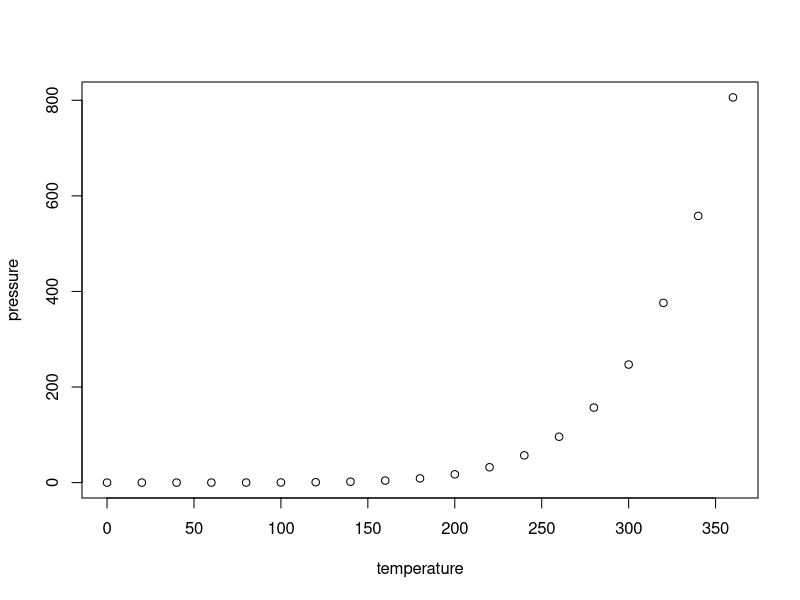
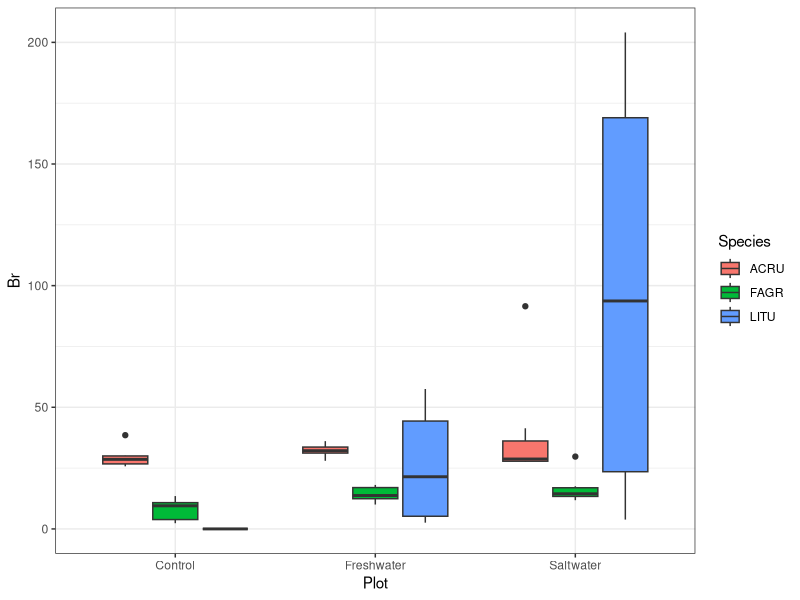
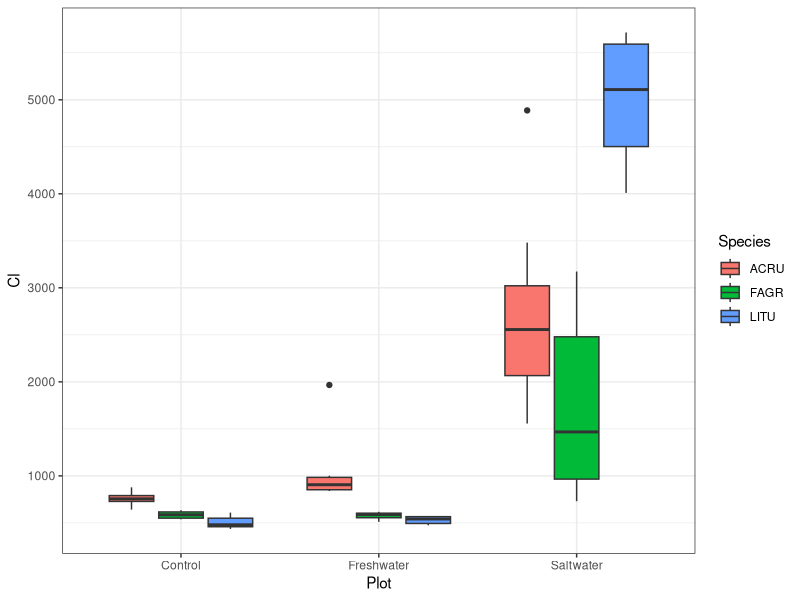
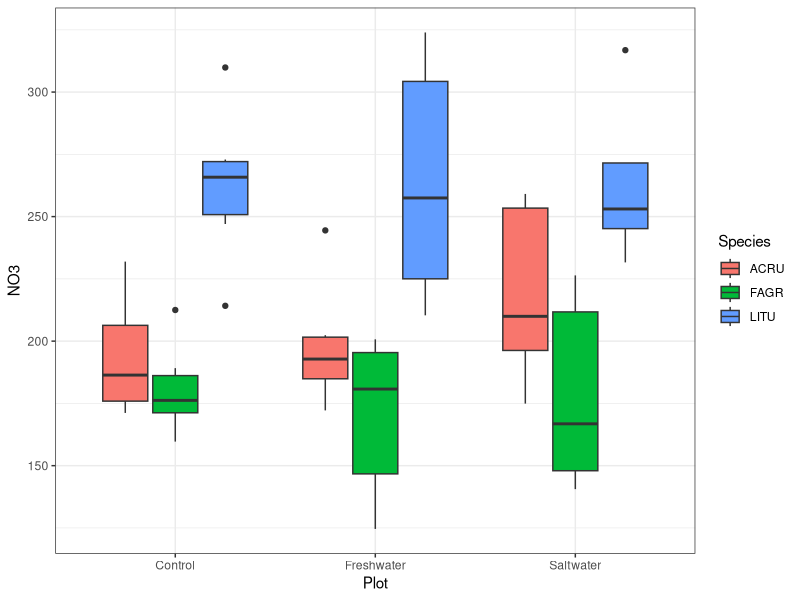
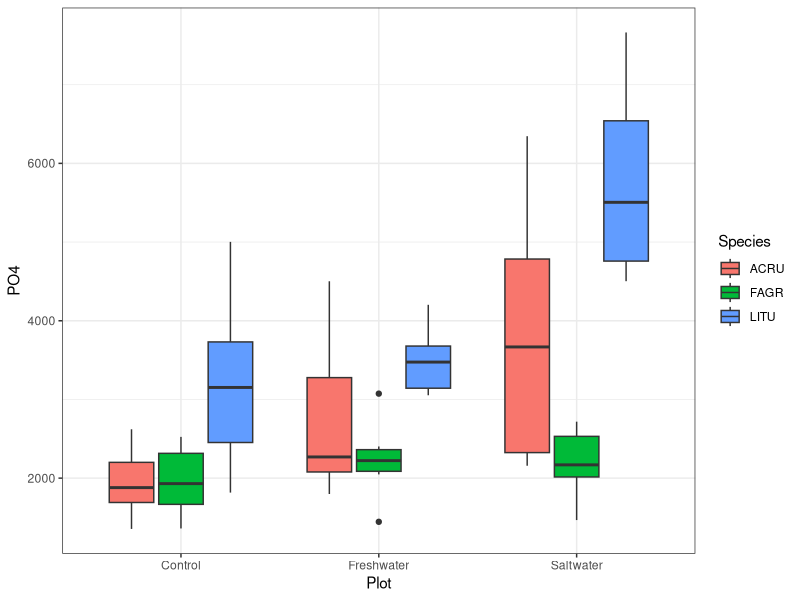
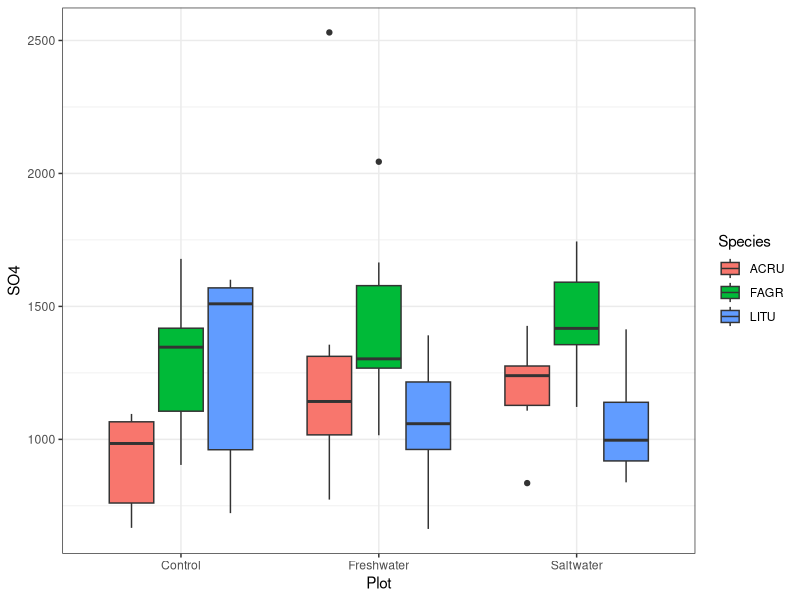

The R script that drew these images, in order:
## ---- chunk 1
knitr::opts_chunk$set(echo = TRUE)
## ---- chunk 2
plot(pressure)
## ---- chunk 3
#general (from photosynthesis project, some might be unusued)
library(lubridate)
library(ggplot2)
library(dplyr)
library(tidyverse)
## ---- chunk 4
data <- read_csv("Data/TEMPEST_LeafSampleList_ISO_Ions_202605 - forR(SampleList).csv") |> 
  head(56) #kept returning 999 blank rows for some reason?
#i did cheat and manually add a plot column. seemed faster than trying to figure out the r verison

#get mean and sd for each isotope grouped by species and plot
grouped_data <- data |>
  group_by(Species, Plot) |>
  filter(!is.na(Br)) |> 
  mutate(
    mean_Br = mean(Br), 
    mean_Cl = mean(Cl),
    mean_NO3 = mean(NO3),
    mean_PO4 = mean(PO4),
    mean_SO4 = mean(SO4),
    sd_Br = sd(Br), 
    sd_Cl = sd(Cl),
    sd_NO3 = sd(NO3),
    sd_PO4 = sd(PO4),
    sd_SO4 = sd(SO4)
  )

## ---- chunk 5

#all appear mostly similar, minus a very wide range for saltwater litu
ggplot(grouped_data, aes(x = Plot, fill = Species, y = Br)) +
  geom_boxplot() +
  theme_bw()


#much higher in the saltwater plot, especially LITU! 
#control and fresh are all similar
#saltwater has a higher range, litu still is wayyyy higher
ggplot(grouped_data, aes(x = Plot, fill = Species, y = Cl)) +
  geom_boxplot() + theme_bw()

#not much difference across plots, it's more species-differences
#litu tends to be higher, fagr tends to be a but lower
ggplot(grouped_data, aes(x = Plot, fill = Species, y = NO3)) +
  geom_boxplot() + theme_bw()

#a bit of variation again, but mostly contained to litu
#beech runs mostly similar, acru is higher in freshwater and more in saltwater
#litu is similar control fresh but much higher salt
ggplot(grouped_data, aes(x = Plot, fill = Species, y = PO4)) +
  geom_boxplot() + theme_bw()

#nothing of note
ggplot(grouped_data, aes(x = Plot, fill = Species, y = SO4)) +
  geom_boxplot() + theme_bw()
